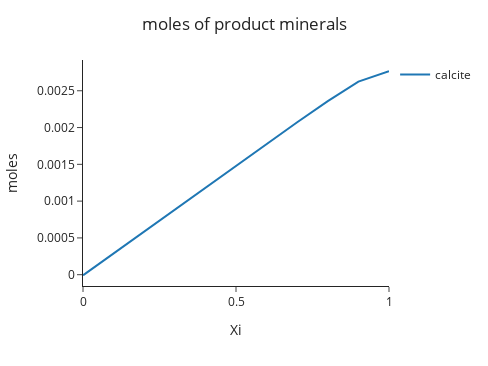

Notebook code cell kept with this figure:
### Markdown cell above
When we set up the mixing calculation earlier, we allowed minerals to precipitate in our mixing calculation. We can use the `plot_product_minerals` function to see which minerals are predicted to precipitate (and how much) if allowed to reach equilibrium with the fluid mixture.

### Code cell
m.plot_product_minerals(x_type="xi", y_type="mole", log_y=False)

### Figure 1 — Plotly figure (JSON) as saved in the notebook; plotly's stock layout.template omitted (floating-point values rounded to 4 significant figures)
{"data": [{"hovertemplate": "variable=calcite<br>Xi=%{x}<br>moles=%{y}<extra></extra>", "legendgroup": "calcite", "line": {"color": "#1F77B4", "dash": "solid"}, "marker": {"symbol": "circle"}, "mode": "lines", "name": "calcite", "orientation": "v", "showlegend": true, "type": "scatter", "x": [0.0, 1e-08, 1e-07, 1e-06, 1e-05, 0.0001, 0.001, 0.002815, 0.01, 0.1, 0.2, 0.3, 0.4, 0.5, 0.6, 0.7, 0.8, 0.9, 1.0, 1.0], "xaxis": "x", "y": [0.0, 0.0, 0.0, 0.0, 0.0, 0.0, 0.0, 1.401e-08, 2.148e-05, 0.0002903, 0.0005887, 0.000887, 0.001185, 0.001482, 0.001778, 0.002072, 0.00236, 0.002625, 0.002765, 0.002765], "yaxis": "y"}], "layout": {"height": 366, "legend": {"title": {}, "tracegroupgap": 0}, "margin": {"t": 60}, "showlegend": true, "title": {"text": "moles of product minerals", "x": 0.5, "xanchor": "center"}, "width": 488, "xaxis": {"anchor": "y", "autorange": true, "domain": [0, 1], "range": [0, 1], "title": {"text": "Xi"}, "type": "linear"}, "yaxis": {"anchor": "x", "autorange": true, "domain": [0, 1], "range": [-0.0001536, 0.002918], "title": {"text": "moles"}, "type": "linear"}}}
